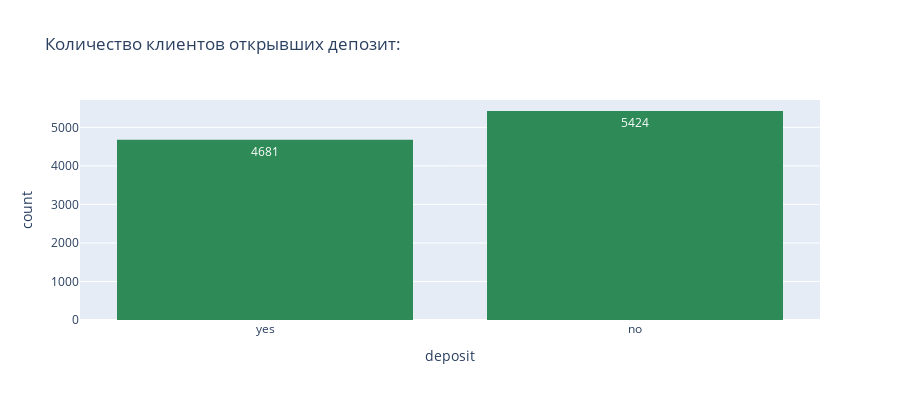

Notebook cell for this chart:
### Code cell
px.histogram(data,
             x = 'deposit',
             # Выведем количество наблюдений в каждом столбце:
             text_auto = True,
             # Цвет графика:
             color_discrete_sequence = ['seagreen'],
             # Высота графика:
             height = 400,
             # Заголовок графика: 
             title = '''Количество клиентов открывших депозит:'''
             )

### Figure 1 — Plotly figure (JSON) as saved in the notebook; plotly's stock layout.template omitted (floating-point values rounded to 4 significant figures; data arrays with more than 128 entries replaced by an {"elided": "..."} marker saying what was removed)
{"data": [{"alignmentgroup": "True", "bingroup": "x", "hovertemplate": "deposit=%{x}<br>count=%{y}<extra></extra>", "legendgroup": "", "marker": {"color": "seagreen", "pattern": {"shape": ""}}, "name": "", "offsetgroup": "", "orientation": "v", "showlegend": false, "texttemplate": "%{value}", "type": "histogram", "x": {"elided": "10105 str values"}, "xaxis": "x", "yaxis": "y"}], "layout": {"barmode": "relative", "height": 400, "legend": {"tracegroupgap": 0}, "title": {"text": "Количество клиентов открывших депозит:"}, "xaxis": {"anchor": "y", "domain": [0, 1], "title": {"text": "deposit"}}, "yaxis": {"anchor": "x", "domain": [0, 1], "title": {"text": "count"}}}}
